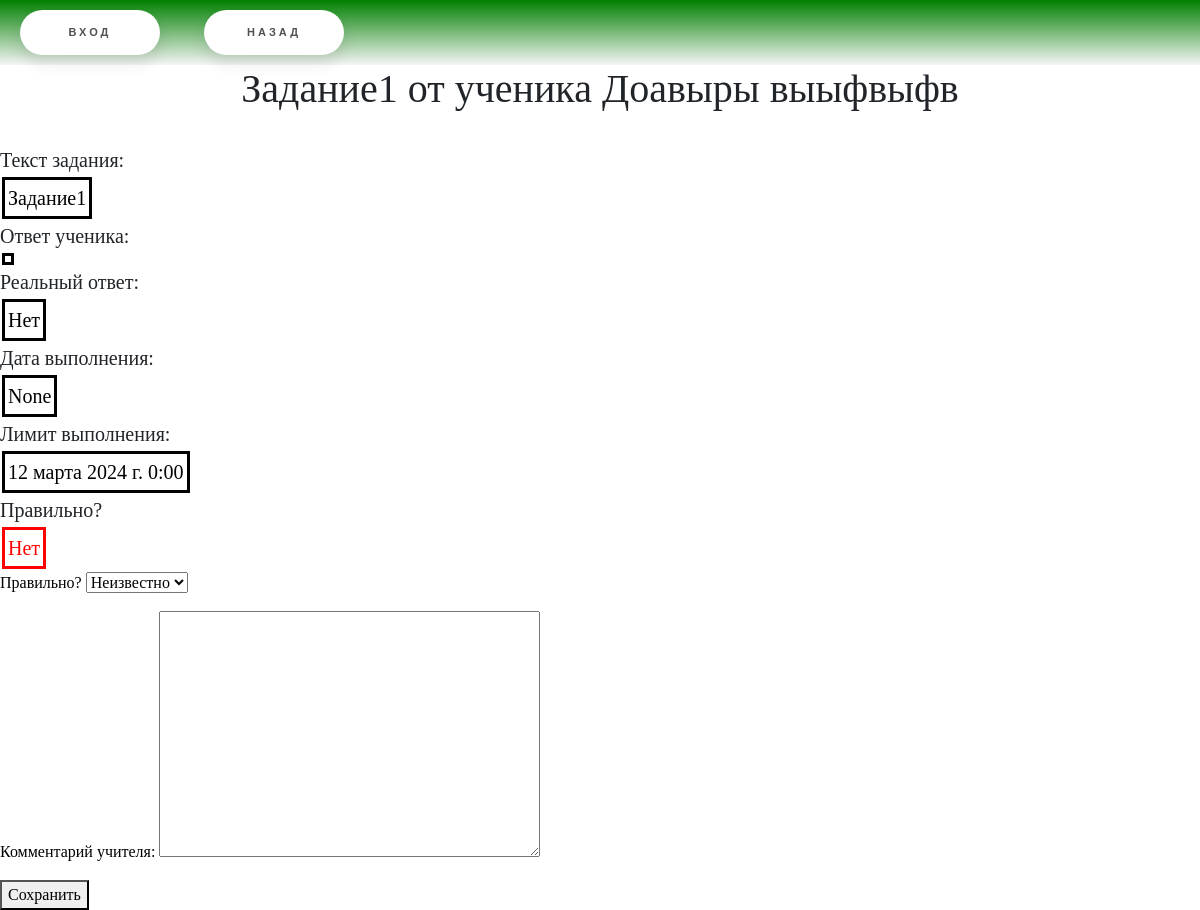
The app's page /lk/teacher_classes/student_task/9, older data.
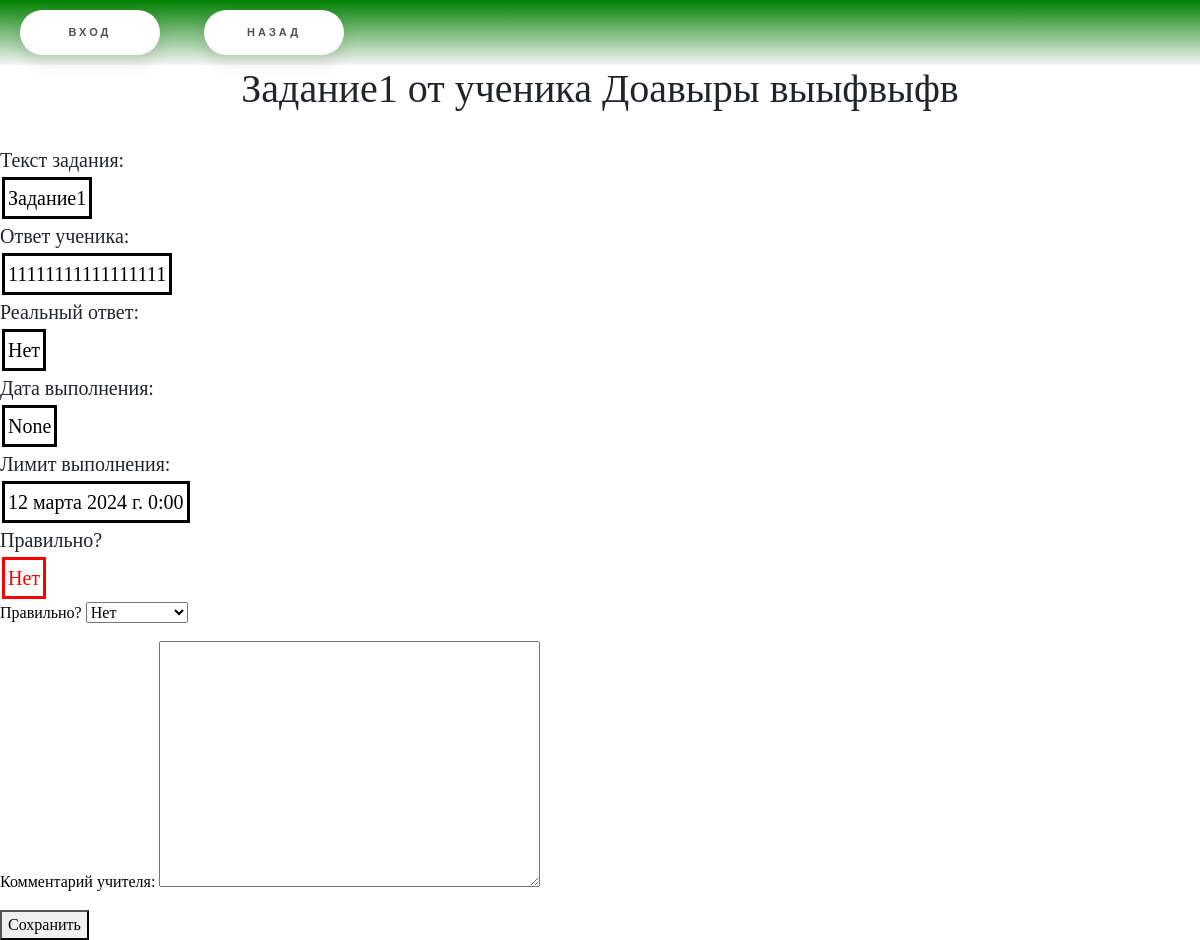
The same page, newer data.
### main/models.py (models this page shows, shortened)
class StudentTask(models.Model):
    task = models.ForeignKey(Task, verbose_name='Задание', on_delete=models.CASCADE)
    student = models.ForeignKey(Student, verbose_name="Ученик", on_delete=models.CASCADE)
    teacher = models.ForeignKey(Teacher, verbose_name="Учитель", on_delete=models.CASCADE)
    student_answer = models.TextField("Ответ ученика")
    is_right = models.BooleanField("Правильно?", blank=True, null=True)
    teacher_check = models.BooleanField("Нужна проверка?", default=False)
    teaher_comment = models.TextField("Комментарий учителя", blank=True, null=True)
    get_date = models.DateTimeField("Дата выдачи", auto_now_add=True)
    done_date = models.DateTimeField("Дата выполнения", null=True, blank=True)
    limite_date = models.DateTimeField("Лимит выполнения", null=True, blank=True)
    class Meta:
        verbose_name= 'Задание ученика'
        verbose_name_plural = "Задания учеников"

class Task(models.Model):
    name = models.CharField("Название", max_length=255, default="")
    grade = models.IntegerField("Класс")
    level_of_knowledge = models.IntegerField("Уровень знаний")
    task_text = models.TextField("Текст задания")
    answer = models.CharField("Ответ", max_length=255, null=True, blank= True)
    subject = models.ForeignKey(Subject, verbose_name="Предмет", on_delete=models.CASCADE)
    theme = models.ForeignKey(Theme, verbose_name="Тема", on_delete= models.CASCADE, null=True, blank=True)
    is_neural = models.BooleanField("Написано нейросетью?", default=False)
    teacher_check = models.BooleanField("Нужна проверка?", default=False)
    class Meta:
        verbose_name= 'Задание'
        verbose_name_plural = "Задания"

class Student(models.Model):
    user = models.ForeignKey(User, verbose_name="Пользователь", on_delete=models.CASCADE, unique=True)
    grade = models.ForeignKey(Grade, verbose_name="Класс", on_delete=models.CASCADE)
    level_of_knowledge = models.IntegerField("Уровень знаний", default=0)
    class Meta:
        verbose_name= 'Ученик'
        verbose_name_plural = "Ученики"

class User(AbstractUser):
    user_type = models.ForeignKey(UserType, verbose_name="Тип пользователя", on_delete=models.SET_NULL, blank=True, null=True)
    phone_number = models.CharField("Телефон", max_length=15, blank=True, null=True)
    class Meta:
        verbose_name= 'Пользователь'
        verbose_name_plural = "Пользователи"

### main/views.py (the view)
# urls.py: path("lk/teacher_classes/student_task/<int:task_id>", views.student_task_teacher, name="student_task_teacher"),
def student_task_teacher(request, task_id):
    task = models.StudentTask.objects.get(id = task_id)
    if request.method == "POST":
        form = forms.CheckTaskForm(request.POST, instance = task)
        if form.is_valid():
            form.save()
    form = forms.CheckTaskForm(instance = task)
    return render(request, "student_task_teacher.html", {
        "task":task,
        "form":form
    })

### main/forms.py
class CheckTaskForm(forms.ModelForm):
    class Meta:
        model = models.StudentTask
        fields = ("is_right", "teaher_comment")

### main/templates/student_task_teacher.html (shortened to what this page needs)
{% extends "base.html" %}
{% block content  %}
    <h1>{{task.task.name}} от ученика {{task.student.user.first_name}} {{task.student.user.last_name}}</h1>
    <br>
    <div class="task-description">Текст задания:<p class="videlenie">{{task.task.task_text}}</p></div>
    <div class="task-description">Ответ ученика: <p class="videlenie">{{task.student_answer}}</p></div>
    <div class="task-description">Реальный ответ: <p class="videlenie">{{task.task.answer}}</p></div>
    <div class="task-description">Дата выполнения: <p class="videlenie">{{task.done_date}}</p></div>
    <div class="task-description">Лимит выполнения: <p class="videlenie">{{task.limite_date}}</p></div>
    <div class="task-description">Правильно? {% if task.is_right %}<p class="videlenie" style="color:green; border-color: green;">Да</p>{% else %}<p class="videlenie" style="color:red; border-color: red;">Нет</p>{% endif %}</div>
    <form method="post">
        {{form.as_p}}
        <button type="submit">Сохранить</button>
    </form>
{% endblock %}

Row changes from the older to the newer data that the page shows:
changed StudentTask "None": student_answer (not shown) → "11111111111111111"; is_right "Неизвестно" → "Нет"
